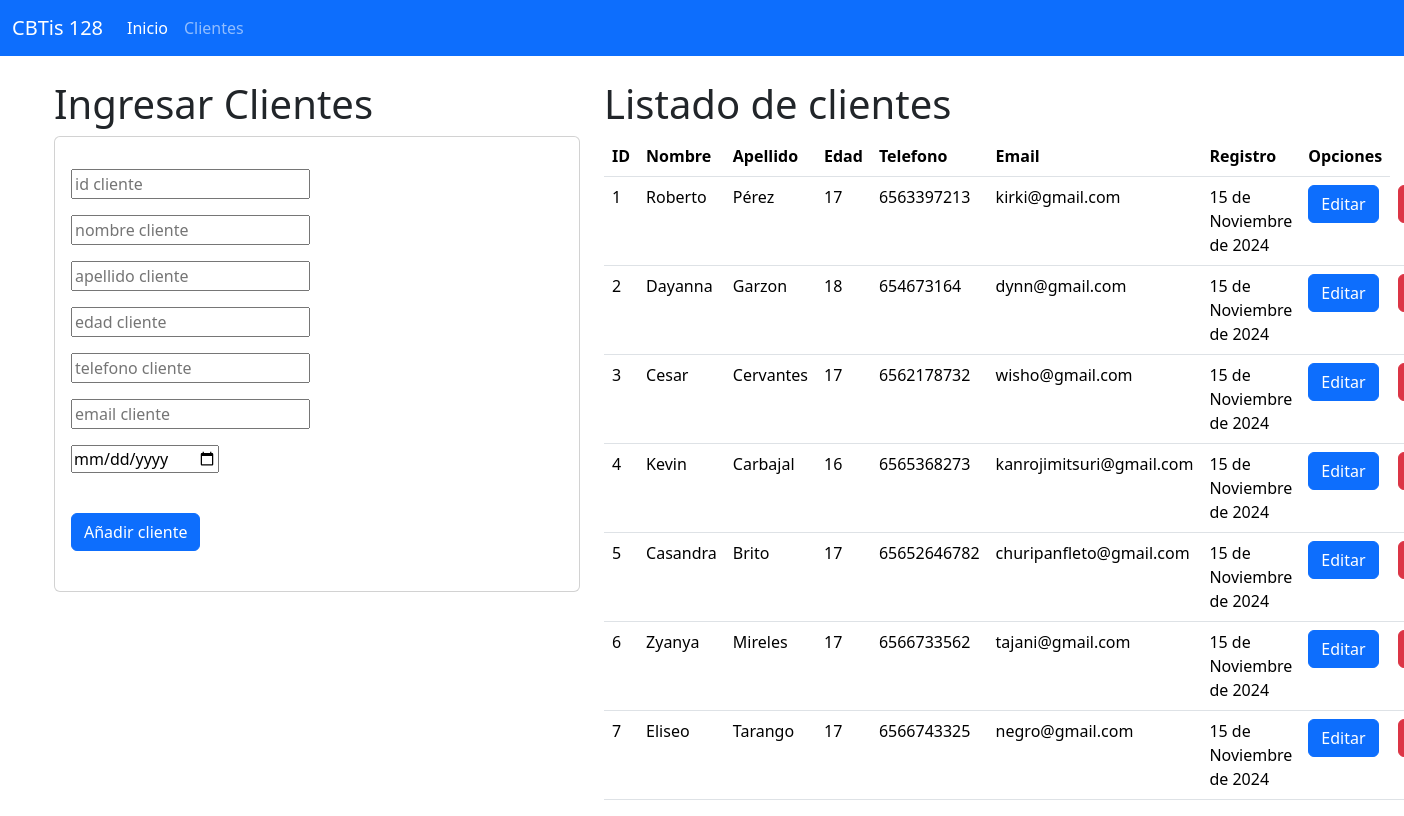
The page / on the database its author committed.
### cliente_app/models.py (models this page shows, shortened)
class Cliente(models.Model):
    id_cliente=models.CharField(primary_key=True, max_length=6)
    nom_cliente=models.CharField(max_length=15)
    apelli_cliente=models.CharField(max_length=15)
    edad_cliente=models.CharField(max_length=2)
    tel_cliente=models.CharField(max_length=13)
    email_cliente=models.CharField(max_length=50)
    fech_reg=models.DateField()

### cliente_app/views.py (the view)
# urls.py: path('', views.index_view, name='index_view'),
def index_view(request):
    clientes=Cliente.objects.all()
    return render(request,'manageCli.html',{'clt':clientes})

### cliente_app/templates/manageCli.html
{% extends "base.html" %}
{% block body %}
    <br>
    <div class="row">
        <div class="col-sm-12 col-md-5 col-lg-5 col-xl-5">
            <h1>Ingresar Clientes</h1>
            <div class="card">
                <div class="card-body">
                    <form action="saveCli/" method="post">{% csrf_token %}
                        <div class="form-group py-3">
                            <input type="text" id="txtid" name="txtid" placeholder="id cliente" minlenght="1" maxlenght="6" required>
                        </div>
                        <div class="form-group">
                            <input type="text" id="txtnombre" name="txtnombre" placeholder="nombre cliente" minlenght="1" maxlenght="100" required>
                        </div>
                        <div class="form-group py-3">
                            <input type="text" id="txtapellido" name="txtapellido" placeholder="apellido cliente" minlenght="1" maxlenght="100" required>
                        </div>
                        <div class="form-group ">
                            <input type="text" id="numedad" name="numedad" placeholder="edad cliente" minlenght="1" maxlenght="2" required>
                        </div>
                        <div class="form-group py-3">
                            <input type="text" id="numtel" name="numtel" placeholder="telefono cliente" minlenght="1" maxlenght="14" required>
                        </div>
                        <div class="form-group ">
                            <input type="text" id="txtemail" name="txtemail" placeholder="email cliente" minlenght="1" maxlenght="500" required>
                        </div>
                        <div class="form-group py-3">
                            <input type="date" id="datereg" name="datereg" placeholder="YYYY-MM-DD" minlenght="1" maxlenght="10" required>
                        </div>
                        <div class="form-group py-4">
                            <button type="submit" class="btn btn-primary">Añadir cliente</button>
                        </div>
                    </form>
                </div>
            </div>
        </div>
        <div class="col-sm-12 col-md-5 col-lg-5 col-xl-5">
            <h1>Listado de clientes</h1>
            <table class="table">
                <thead>
                    <tr>
                        <th scope="col">ID</th>
                        <th scope="col">Nombre</th>
                        <th scope="col">Apellido</th>
                        <th scope="col">Edad</th>
                        <th scope="col">Telefono</th>
                        <th scope="col">Email</th>
                        <th scope="col">Registro</th>
                        <th scope="col">Opciones</th>
                    </tr>
                </thead>
                <tbody>
                    {% for m in clt %}
                        <tr>
                            <td>{{m.id_cliente}}</td>
                            <td>{{m.nom_cliente}}</td>
                            <td>{{m.apelli_cliente}}</td>
                            <td>{{m.edad_cliente}}</td>
                            <td>{{m.tel_cliente}}</td>
                            <td>{{m.email_cliente}}</td>
                            <td>{{m.fech_reg}}</td>
                            <td><a href="selCli/{{m.id_cliente}}" class="btn btn-primary">Editar</a></td>
                            <td><a href="delCli/{{m.id_cliente}}" class="btn btn-danger">Borrar</a></td>
                        </tr>
                    {% endfor %}
                </tbody>
            </table>
        </div>
    </div>
{% endblock %}

### cliente_app/templates/base.html (shortened to what this page needs)
<!doctype html>
<html lang="es">
    <head>
        <link href="https://cdn.jsdelivr.net/npm/bootstrap@5.3.3/dist/css/bootstrap.min.css" rel="stylesheet">
    </head>
    <body>
        <nav class="navbar navbar-expand-lg bg-primary" data-bs-theme="dark">
            <div class="container-fluid">
                <a class="navbar-brand" href="#">CBTis 128</a>
                <div class="collapse navbar-collapse" id="navbarNav">
                    <ul class="navbar-nav">
                        <li class="nav-item">
                        <a class="nav-link active" aria-current="page" href="#">Inicio</a>
                        </li>
                        <li class="nav-item">
                            <a class="nav-link" href="#">Clientes</a>
                        </li>
                    </ul>
                </div>
            </div>
        </nav>
        <div class="container">
            {% block body %}
            {% endblock %}
        </div>
    </body>
</html>

### rows shown on the page
Cliente: id_cliente "1", nom_cliente "Roberto", apelli_cliente "Pérez", edad_cliente "17", tel_cliente "6563397213", email_cliente "kirki@gmail.com", fech_reg "15 de Noviembre de 2024"
Cliente: id_cliente "2", nom_cliente "Dayanna", apelli_cliente "Garzon", edad_cliente "18", tel_cliente "654673164", email_cliente "dynn@gmail.com", fech_reg "15 de Noviembre de 2024"
Cliente: id_cliente "3", nom_cliente "Cesar", apelli_cliente "Cervantes", edad_cliente "17", tel_cliente "6562178732", email_cliente "wisho@gmail.com", fech_reg "15 de Noviembre de 2024"
Cliente: id_cliente "4", nom_cliente "Kevin", apelli_cliente "Carbajal", edad_cliente "16", tel_cliente "6565368273", email_cliente "kanrojimitsuri@gmail.com", fech_reg "15 de Noviembre de 2024"
Cliente: id_cliente "5", nom_cliente "Casandra", apelli_cliente "Brito", edad_cliente "17", tel_cliente "65652646782", email_cliente "churipanfleto@gmail.com", fech_reg "15 de Noviembre de 2024"
Cliente: id_cliente "6", nom_cliente "Zyanya", apelli_cliente "Mireles", edad_cliente "17", tel_cliente "6566733562", email_cliente "tajani@gmail.com", fech_reg "15 de Noviembre de 2024"
Cliente: id_cliente "7", nom_cliente "Eliseo", apelli_cliente "Tarango", edad_cliente "17", tel_cliente "6566743325", email_cliente "negro@gmail.com", fech_reg "15 de Noviembre de 2024"
